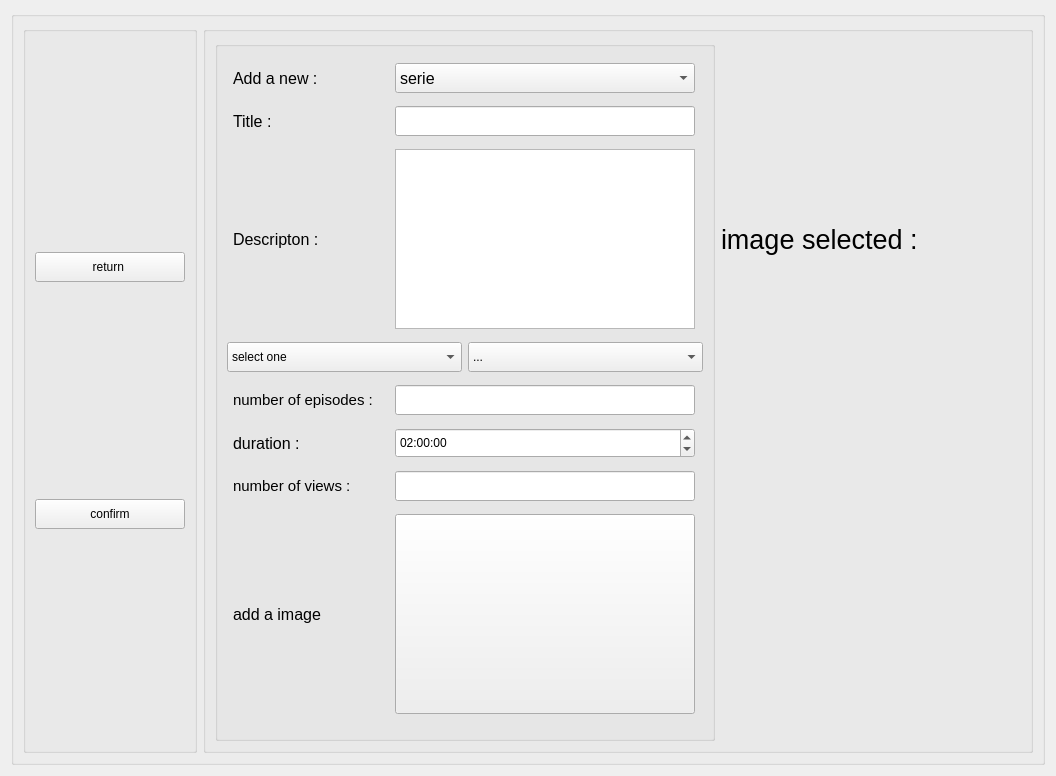
      <widget class="QWidget" name="page_2">
       <layout class="QGridLayout" name="gridLayout_3">
        <item row="0" column="0">
         <widget class="QGroupBox" name="groupBox_5ms">
          <property name="title">
           <string/>
          </property>
          <layout class="QHBoxLayout" name="horizontalLayout_10">
           <item>
            <widget class="QGroupBox" name="groupBox_8ms">
             <property name="layoutDirection">
              <enum>Qt::LeftToRight</enum>
             </property>
             <property name="title">
              <string/>
             </property>
             <layout class="QVBoxLayout" name="verticalLayout_7">
              <item>
               <widget class="QPushButton" name="pushButton_4ms">
                <property name="minimumSize">
                 <size>
                  <width>150</width>
                  <height>30</height>
                 </size>
                </property>
                <property name="maximumSize">
                 <size>
                  <width>150</width>
                  <height>30</height>
                 </size>
                </property>
                <property name="text">
                 <string>return </string>
                </property>
               </widget>
              </item>
              <item>
               <widget class="QPushButton" name="pushButton_11ms">
                <property name="minimumSize">
                 <size>
                  <width>150</width>
                  <height>30</height>
                 </size>
                </property>
                <property name="maximumSize">
                 <size>
                  <width>150</width>
                  <height>30</height>
                 </size>
                </property>
                <property name="text">
                 <string>confirm</string>
                </property>
               </widget>
              </item>
             </layout>
            </widget>
           </item>
           <item>
            <widget class="QGroupBox" name="groupBox_6ms">
             <property name="title">
              <string/>
             </property>
             <property name="alignment">
              <set>Qt::AlignCenter</set>
             </property>
             <layout class="QHBoxLayout" name="horizontalLayout_23">
              <item>
               <widget class="QGroupBox" name="groupBoxms">
                <property name="minimumSize">
                 <size>
                  <width>500</width>
                  <height>700</height>
                 </size>
                </property>
                <property name="maximumSize">
                 <size>
                  <width>1000</width>
                  <height>1000</height>
                 </size>
                </property>
                <property name="title">
                 <string/>
                </property>
                <layout class="QVBoxLayout" name="verticalLayout">
                 <item>
                  <layout class="QHBoxLayout" name="horizontalLayout_4">
                   <item>
                    <widget class="QLabel" name="label_5ms">
                     <property name="minimumSize">
                      <size>
                       <width>150</width>
                       <height>30</height>
                      </size>
                     </property>
                     <property name="maximumSize">
                      <size>
                       <width>150</width>
                       <height>30</height>
                      </size>
                     </property>
                     <property name="font">
                      <font>
                       <pointsize>12</pointsize>
                      </font>
                     </property>
                     <property name="text">
                      <string>Add a new : </string>
                     </property>
                    </widget>
                   </item>
                   <item>
                    <widget class="QComboBox" name="comboBoxms_2">
                     <property name="minimumSize">
                      <size>
                       <width>150</width>
                       <height>30</height>
                      </size>
                     </property>
                     <property name="maximumSize">
                      <size>
                       <width>300</width>
                       <height>16777215</height>
                      </size>
                     </property>
                     <property name="font">
                      <font>
                       <pointsize>12</pointsize>
                      </font>
                     </property>
                     <property name="currentIndex">
                      <number>1</number>
                     </property>
                     <item>
                      <property name="text">
                       <string>movie</string>
                      </property>
                     </item>
                     <item>
                      <property name="text">
                       <string>serie</string>
                      </property>
                     </item>
                    </widget>
                   </item>
                  </layout>
                 </item>
                 <item>
                  <layout class="QHBoxLayout" name="horizontalLayout_8">
                   <item>
                    <widget class="QLabel" name="label_7ms">
                     <property name="minimumSize">
                      <size>
                       <width>150</width>
                       <height>30</height>
                      </size>
                     </property>
                     <property name="maximumSize">
                      <size>
                       <width>150</width>
                       <height>30</height>
                      </size>
                     </property>
                     <property name="font">
                      <font>
                       <pointsize>12</pointsize>
                      </font>
                     </property>
                     <property name="text">
                      <string>Title :</string>
                     </property>
                    </widget>
                   </item>
                   <item>
                    <widget class="QLineEdit" name="lineEdit_2ms">
                     <property name="minimumSize">
                      <size>
                       <width>150</width>
                       <height>30</height>
                      </size>
                     </property>
                     <property name="maximumSize">
                      <size>
                       <width>300</width>
                       <height>30</height>
                      </size>
                     </property>
                    </widget>
                   </item>
                  </layout>
                 </item>
                 <item>
                  <layout class="QHBoxLayout" name="horizontalLayout_7">
                   <item>
                    <widget class="QLabel" name="label_6ms">
                     <property name="minimumSize">
                      <size>
                       <width>150</width>
                       <height>30</height>
                      </size>
                     </property>
                     <property name="maximumSize">
                      <size>
                       <width>150</width>
                       <height>30</height>
                      </size>
                     </property>
                     <property name="font">
                      <font>
                       <pointsize>12</pointsize>
                      </font>
                     </property>
                     <property name="text">
                      <string>Descripton :</string>
                     </property>
                    </widget>
                   </item>
                   <item>
                    <widget class="QTextEdit" name="textEditms">
                     <property name="minimumSize">
                      <size>
                       <width>150</width>
                       <height>60</height>
                      </size>
                     </property>
                     <property name="maximumSize">
                      <size>
                       <width>300</width>
                       <height>180</height>
                      </size>
                     </property>
                    </widget>
                   </item>
                  </layout>
                 </item>
                 <item>
                  <layout class="QHBoxLayout" name="horizontalLayout_31">
                   <item>
                    <widget class="QComboBox" name="comboBox_3">
                     <property name="minimumSize">
                      <size>
                       <width>150</width>
                       <height>30</height>
                      </size>
                     </property>
                     <property name="maximumSize">
                      <size>
                       <width>300</width>
                       <height>30</height>
                      </size>
                     </property>
                     <item>
                      <property name="text">
                       <string>select one</string>
                      </property>
                     </item>
                     <item>
                      <property name="text">
                       <string>action</string>
                      </property>
                     </item>
                     <item>
                      <property name="text">
                       <string>horror</string>
                      </property>
                     </item>
                     <item>
                      <property name="text">
                       <string>comedy</string>
                      </property>
                     </item>
                     <item>
                      <property name="text">
                       <string>romance</string>
                      </property>
                     </item>
                     <item>
                      <property name="text">
                       <string>sci-fi</string>
                      </property>
                     </item>
                     <item>
                      <property name="text">
                       <string>drama</string>
                      </property>
                     </item>
                     <item>
                      <property name="text">
                       <string>sports</string>
                      </property>
                     </item>
                    </widget>
                   </item>
                   <item>
                    <widget class="QComboBox" name="comboBox_4">
                     <property name="minimumSize">
                      <size>
                       <width>150</width>
                       <height>30</height>
                      </size>
                     </property>
                     <property name="maximumSize">
                      <size>
                       <width>300</width>
                       <height>30</height>
                      </size>
                     </property>
                     <item>
                      <property name="text">
                       <string>...</string>
                      </property>
                     </item>
                     <item>
                      <property name="text">
                       <string>action</string>
                      </property>
                     </item>
                     <item>
                      <property name="text">
                       <string>horror</string>
                      </property>
                     </item>
                     <item>
                      <property name="text">
                       <string>comedy</string>
                      </property>
                     </item>
                     <item>
                      <property name="text">
                       <string>romance</string>
                      </property>
                     </item>
                     <item>
                      <property name="text">
                       <string>sci-fi</string>
                      </property>
                     </item>
                     <item>
                      <property name="text">
                       <string>drama</string>
                      </property>
                     </item>
                     <item>
                      <property name="text">
                       <string>sports</string>
                      </property>
                     </item>
                    </widget>
                   </item>
                  </layout>
                 </item>
                 <item>
                  <layout class="QHBoxLayout" name="horizontalLayout_28">
                   <item>
                    <widget class="QLabel" name="label_7ms_4">
                     <property name="minimumSize">
                      <size>
                       <width>150</width>
                       <height>30</height>
                      </size>
                     </property>
                     <property name="maximumSize">
                      <size>
                       <width>150</width>
                       <height>30</height>
                      </size>
                     </property>
                     <property name="font">
                      <font>
                       <pointsize>11</pointsize>
                      </font>
                     </property>
                     <property name="text">
                      <string>number of episodes :</string>
                     </property>
                    </widget>
                   </item>
                   <item>
                    <widget class="QLineEdit" name="lineEdit_epms">
                     <property name="minimumSize">
                      <size>
                       <width>150</width>
                       <height>30</height>
                      </size>
                     </property>
                     <property name="maximumSize">
                      <size>
                       <width>300</width>
                       <height>30</height>
                      </size>
                     </property>
                    </widget>
                   </item>
                  </layout>
                 </item>
                 <item>
                  <layout class="QHBoxLayout" name="horizontalLayout_9">
                   <item>
                    <widget class="QLabel" name="label_7ms_2">
                     <property name="minimumSize">
                      <size>
                       <width>150</width>
                       <height>30</height>
                      </size>
                     </property>
                     <property name="maximumSize">
                      <size>
                       <width>150</width>
                       <height>30</height>
                      </size>
                     </property>
                     <property name="font">
                      <font>
                       <pointsize>12</pointsize>
                      </font>
                     </property>
                     <property name="text">
                      <string>duration :</string>
                     </property>
                    </widget>
                   </item>
                   <item>
                    <widget class="QTimeEdit" name="timeEditms">
                     <property name="minimumSize">
                      <size>
                       <width>150</width>
                       <height>30</height>
                      </size>
                     </property>
                     <property name="maximumSize">
                      <size>
                       <width>300</width>
                       <height>30</height>
                      </size>
                     </property>
                     <property name="displayFormat">
                      <string>HH:mm:ss</string>
                     </property>
                     <property name="time">
                      <time>
                       <hour>2</hour>
                       <minute>0</minute>
                       <second>0</second>
                      </time>
                     </property>
                    </widget>
                   </item>
                  </layout>
                 </item>
                 <item>
                  <layout class="QHBoxLayout" name="horizontalLayout_12">
                   <item>
                    <widget class="QLabel" name="label_7ms_3">
                     <property name="minimumSize">
                      <size>
                       <width>150</width>
                       <height>30</height>
                      </size>
                     </property>
                     <property name="maximumSize">
                      <size>
                       <width>150</width>
                       <height>30</height>
                      </size>
                     </property>
                     <property name="font">
                      <font>
                       <pointsize>11</pointsize>
                      </font>
                     </property>
                     <property name="text">
                      <string>number of views :</string>
                     </property>
                    </widget>
                   </item>
                   <item>
                    <widget class="QLineEdit" name="lineEdit_8ms">
                     <property name="minimumSize">
                      <size>
                       <width>150</width>
                       <height>30</height>
                      </size>
                     </property>
                     <property name="maximumSize">
                      <size>
                       <width>300</width>
                       <height>30</height>
                      </size>
                     </property>
                    </widget>
                   </item>
                  </layout>
                 </item>
                 <item>
                  <layout class="QHBoxLayout" name="horizontalLayout_5">
                   <item>
                    <widget class="QLabel" name="label_8ms">
                     <property name="minimumSize">
                      <size>
                       <width>150</width>
                       <height>30</height>
                      </size>
                     </property>
                     <property name="maximumSize">
                      <size>
                       <width>150</width>
                       <height>30</height>
                      </size>
                     </property>
                     <property name="font">
                      <font>
                       <pointsize>12</pointsize>
                      </font>
                     </property>
                     <property name="text">
                      <string>add a image</string>
                     </property>
                    </widget>
                   </item>
                   <item>
                    <widget class="QPushButton" name="pushButton_3ms">
                     <property name="minimumSize">
                      <size>
                       <width>150</width>
                       <height>100</height>
                      </size>
                     </property>
                     <property name="maximumSize">
                      <size>
                       <width>300</width>
                       <height>200</height>
                      </size>
                     </property>
                     <property name="text">
                      <string/>
                     </property>
                    </widget>
                   </item>
                  </layout>
                 </item>
                </layout>
               </widget>
              </item>
              <item>
               <layout class="QVBoxLayout" name="verticalLayout_2">
                <item>
                 <widget class="QLabel" name="imagetestms_2">
                  <property name="minimumSize">
                   <size>
                    <width>300</width>
                    <height>100</height>
                   </size>
                  </property>
                  <property name="maximumSize">
                   <size>
                    <width>300</width>
                    <height>200</height>
                   </size>
                  </property>
                  <property name="font">
                   <font>
                    <pointsize>20</pointsize>
                   </font>
                  </property>
                  <property name="text">
                   <string>image selected :</string>
                  </property>
                 </widget>
                </item>
                <item>
                 <widget class="QLabel" name="imagetestms">
                  <property name="minimumSize">
                   <size>
                    <width>200</width>
                    <height>200</height>
                   </size>
                  </property>
                  <property name="maximumSize">
                   <size>
                    <width>200</width>
                    <height>200</height>
                   </size>
                  </property>
                  <property name="text">
                   <string/>
                  </property>
                 </widget>
                </item>
               </layout>
              </item>
             </layout>
            </widget>
           </item>
          </layout>
         </widget>
        </item>
       </layout>
      </widget>
